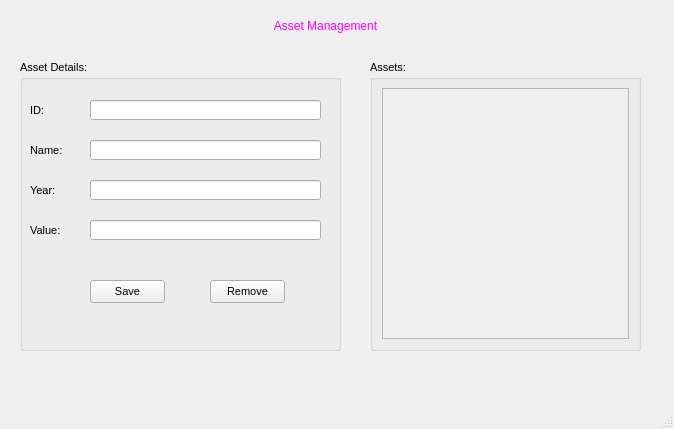
<?xml version="1.0" encoding="UTF-8"?>
<ui version="4.0">
 <class>MainWindow</class>
 <widget class="QMainWindow" name="MainWindow">
  <property name="geometry">
   <rect>
    <x>0</x>
    <y>0</y>
    <width>674</width>
    <height>429</height>
   </rect>
  </property>
  <property name="windowTitle">
   <string>MainWindow</string>
  </property>
  <widget class="QWidget" name="centralwidget">
   <widget class="QLabel" name="label">
    <property name="geometry">
     <rect>
      <x>110</x>
      <y>0</y>
      <width>431</width>
      <height>51</height>
     </rect>
    </property>
    <property name="styleSheet">
     <string notr="true">color: rgb(255, 0, 255);
font: 24pt &quot;MS Shell Dlg 2&quot;;</string>
    </property>
    <property name="text">
     <string>Asset Management</string>
    </property>
    <property name="alignment">
     <set>Qt::AlignCenter</set>
    </property>
   </widget>
   <widget class="QGroupBox" name="groupBox">
    <property name="geometry">
     <rect>
      <x>20</x>
      <y>60</y>
      <width>321</width>
      <height>291</height>
     </rect>
    </property>
    <property name="font">
     <font>
      <pointsize>8</pointsize>
     </font>
    </property>
    <property name="title">
     <string>Asset Details:</string>
    </property>
    <widget class="QLabel" name="label_2">
     <property name="geometry">
      <rect>
       <x>10</x>
       <y>40</y>
       <width>51</width>
       <height>21</height>
      </rect>
     </property>
     <property name="text">
      <string>ID:</string>
     </property>
    </widget>
    <widget class="QLineEdit" name="lineEditID">
     <property name="geometry">
      <rect>
       <x>70</x>
       <y>40</y>
       <width>231</width>
       <height>20</height>
      </rect>
     </property>
    </widget>
    <widget class="QLineEdit" name="lineEditName">
     <property name="geometry">
      <rect>
       <x>70</x>
       <y>80</y>
       <width>231</width>
       <height>20</height>
      </rect>
     </property>
    </widget>
    <widget class="QLabel" name="label_3">
     <property name="geometry">
      <rect>
       <x>10</x>
       <y>80</y>
       <width>51</width>
       <height>21</height>
      </rect>
     </property>
     <property name="text">
      <string>Name:</string>
     </property>
    </widget>
    <widget class="QLineEdit" name="lineEditYear">
     <property name="geometry">
      <rect>
       <x>70</x>
       <y>120</y>
       <width>231</width>
       <height>20</height>
      </rect>
     </property>
    </widget>
    <widget class="QLabel" name="label_4">
     <property name="geometry">
      <rect>
       <x>10</x>
       <y>120</y>
       <width>51</width>
       <height>21</height>
      </rect>
     </property>
     <property name="text">
      <string>Year:</string>
     </property>
    </widget>
    <widget class="QLineEdit" name="lineEditValue">
     <property name="geometry">
      <rect>
       <x>70</x>
       <y>160</y>
       <width>231</width>
       <height>20</height>
      </rect>
     </property>
    </widget>
    <widget class="QLabel" name="label_5">
     <property name="geometry">
      <rect>
       <x>10</x>
       <y>160</y>
       <width>51</width>
       <height>21</height>
      </rect>
     </property>
     <property name="text">
      <string>Value:</string>
     </property>
    </widget>
    <widget class="QPushButton" name="pushButtonSave">
     <property name="geometry">
      <rect>
       <x>70</x>
       <y>220</y>
       <width>75</width>
       <height>23</height>
      </rect>
     </property>
     <property name="text">
      <string>Save</string>
     </property>
    </widget>
    <widget class="QPushButton" name="pushButtonRemove">
     <property name="geometry">
      <rect>
       <x>190</x>
       <y>220</y>
       <width>75</width>
       <height>23</height>
      </rect>
     </property>
     <property name="text">
      <string>Remove</string>
     </property>
    </widget>
   </widget>
   <widget class="QGroupBox" name="groupBox_3">
    <property name="geometry">
     <rect>
      <x>370</x>
      <y>60</y>
      <width>271</width>
      <height>291</height>
     </rect>
    </property>
    <property name="font">
     <font>
      <pointsize>8</pointsize>
     </font>
    </property>
    <property name="title">
     <string>Assets:</string>
    </property>
    <layout class="QVBoxLayout" name="verticalLayout_3">
     <item>
      <widget class="QScrollArea" name="scrollArea">
       <property name="widgetResizable">
        <bool>true</bool>
       </property>
       <widget class="QWidget" name="scrollAreaWidgetContents">
        <property name="geometry">
         <rect>
          <x>0</x>
          <y>0</y>
          <width>249</width>
          <height>256</height>
         </rect>
        </property>
        <layout class="QVBoxLayout" name="verticalLayout_2">
         <item>
          <layout class="QVBoxLayout" name="verticalLayoutButton"/>
         </item>
        </layout>
       </widget>
      </widget>
     </item>
    </layout>
   </widget>
  </widget>
  <widget class="QMenuBar" name="menubar">
   <property name="geometry">
    <rect>
     <x>0</x>
     <y>0</y>
     <width>674</width>
     <height>22</height>
    </rect>
   </property>
  </widget>
  <widget class="QStatusBar" name="statusbar"/>
 </widget>
 <resources/>
 <connections/>
</ui>
